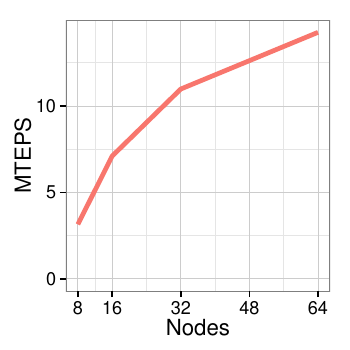

The script that saved this image:
#!/usr/bin/env Rscript
source("common.R")

# q2 <- "select * from pagerank"

d <- db("select * from pagerank", db="myers_pagerank.db",  c("periodic_poll_ticks", "ppn"))
# d <- db("select * from pagerank", db="sosp.db",  c("periodic_poll_ticks", "ppn"))
# d$mteps <- d$harmonic_mean_teps / 1e6
d$mteps <- d$actual_nnz / d$pagerank_time / 1e6
# d$capacity_flushes <- d$rdma_capacity_flushes
# d$fraction_flat <- d$cmp_swaps_shorted/(d$cmp_swaps_total)



# d.melt <- melt(d, measure=c("avg_mteps"))

d.sub <- subset(d,
  scale == 25 & 
  # nnz_factor <= 24 & nnz_factor >= 16 &
  ppn == 16 &
  # tag == 'pairdev' &
  nnz_factor == 16 &
  loop_threshold == 16 &
  num_starting_workers == 1024
)
d.sub$avg_mteps <- ddply(d.sub, .(nnz_factor), function(df) max(df$mteps))

# ddply(d.bfs.sub, .(tag), function(df) df[df$max_teps == max(df$max_teps),])



g <- ggplot(d.sub,
  # scale == 27 & nnode <= 64 
  # & (grepl('xmt_.*', version) |
  #   (grepl('mpi_.*', version) & ppn == 16 ) |
  #   (grepl('localized', version) & ppn == 16 & num_starting_workers == 1024) |
  #   (ppn == 16 & aggregator_autoflush_ticks > 1e6 )
  # )
  aes(
    x=nnode,
    y=mteps,
    color=x(nnz_factor),
    group=nnz_factor,
    # group=x(loop_threshold,tag,ppn,num_starting_workers,aggregator_autoflush_ticks),
    # label=round(avg_mteps),
  ))+
  xlab("Nodes")+ylab("MTEPS")+scale_x_continuous(breaks=c(0,8,16,32,48,64))+
  guides(color=FALSE)+
  # geom_point()+
  # geom_smooth(fill=NA,size=1.6,method=loess,enp.target=4)+
  # geom_line(size=1.6)+
  stat_summary(fun.y=mean, geom='line',size=1.6)+
  # geom_text(size=3, hjust=-0.4, vjust=0.3)+
  # facet_grid(variable~scale, scales="free", labeller=label_pretty)+
  expand_limits(y=0)+
  sosp_theme
g

ggsave(plot=g, filename="plot_scaling_pagerank.pdf", width=3.5, height=3.5)

